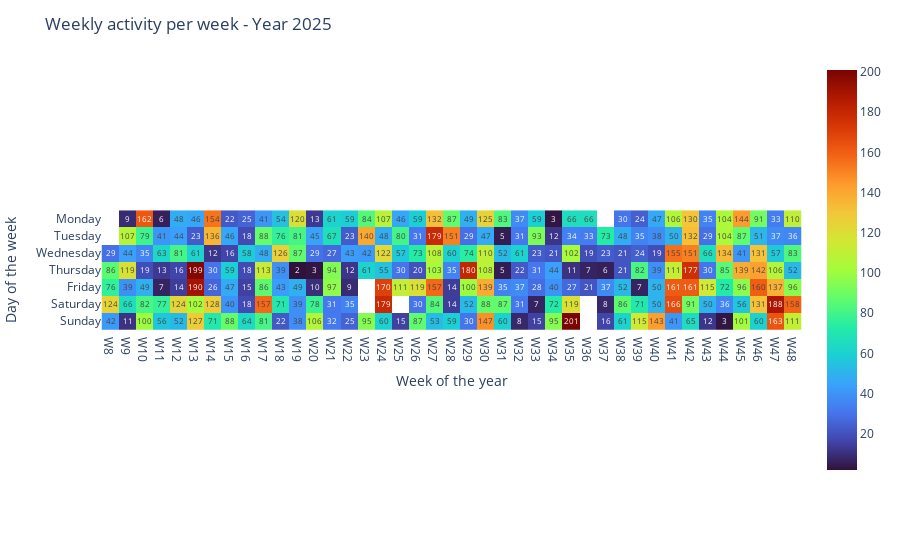

This figure's notebook cell:
### Code cell
# --- Option : sélectionner une année spécifique ---
year_selected = 2025
df_year = df[df["year"] == year_selected]

jours_order = ['Monday', 'Tuesday', 'Wednesday', 'Thursday', 'Friday', 'Saturday', 'Sunday']

# --- Regrouper par semaine et jour ---
heatmap_data = df_year.groupby(['week', 'weekday']).size().reset_index(name='plays')

# Pivot pour créer la matrice
matrix = heatmap_data.pivot(index='weekday', columns='week', values='plays').reindex(jours_order)

# Remplacer les 0 par NaN pour laisser les cases vides
matrix = matrix.replace(0, np.nan)

# --- Étiquettes pour axes ---
semaines = [f"W{w}" for w in matrix.columns]
jours = matrix.index.tolist()

# --- Création de la heatmap ---
fig = px.imshow(
    matrix.values,
    x=semaines,
    y=jours,
    text_auto=True,
    color_continuous_scale='Turbo'
)

# --- Mettre le fond blanc pour les NaN ---
fig.update_traces(
    hovertemplate="%{y}, %{x}: %{z}<extra></extra>",
    zmin=0
)
fig.update_layout(
    title=f"Weekly activity per week - Year {year_selected}",
    xaxis_title="Week of the year",
    yaxis_title="Day of the week",
    plot_bgcolor='white',   # fond de la zone de tracé
    paper_bgcolor='white'   # fond autour du graphique
)

fig.show()

### Figure 1 — Plotly figure (JSON) as saved in the notebook; plotly's stock layout.template omitted (floating-point values rounded to 4 significant figures; data arrays with more than 128 entries replaced by an {"elided": "..."} marker saying what was removed)
{"data": [{"coloraxis": "coloraxis", "hovertemplate": "%{y}, %{x}: %{z}<extra></extra>", "name": "0", "texttemplate": "%{z}", "type": "heatmap", "x": ["W8", "W9", "W10", "W11", "W12", "W13", "W14", "W15", "W16", "W17", "W18", "W19", "W20", "W21", "W22", "W23", "W24", "W25", "W26", "W27", "W28", "W29", "W30", "W31", "W32", "W33", "W34", "W35", "W36", "W37", "W38", "W39", "W40", "W41", "W42", "W43", "W44", "W45", "W46", "W47", "W48"], "xaxis": "x", "y": ["Monday", "Tuesday", "Wednesday", "Thursday", "Friday", "Saturday", "Sunday"], "yaxis": "y", "z": {"elided": "7x41 float values"}, "zmin": 0}], "layout": {"coloraxis": {"colorscale": [[0, "#30123b"], [0.07143, "#4145ab"], [0.1429, "#4675ed"], [0.2143, "#39a2fc"], [0.2857, "#1bcfd4"], [0.3571, "#24eca6"], [0.4286, "#61fc6c"], [0.5, "#a4fc3b"], [0.5714, "#d1e834"], [0.6429, "#f3c63a"], [0.7143, "#fe9b2d"], [0.7857, "#f36315"], [0.8571, "#d93806"], [0.9286, "#b11901"], [1, "#7a0402"]]}, "margin": {"t": 60}, "paper_bgcolor": "white", "plot_bgcolor": "white", "title": {"text": "Weekly activity per week - Year 2025"}, "xaxis": {"anchor": "y", "constrain": "domain", "domain": [0, 1], "scaleanchor": "y", "title": {"text": "Week of the year"}}, "yaxis": {"anchor": "x", "autorange": "reversed", "constrain": "domain", "domain": [0, 1], "title": {"text": "Day of the week"}}}}
